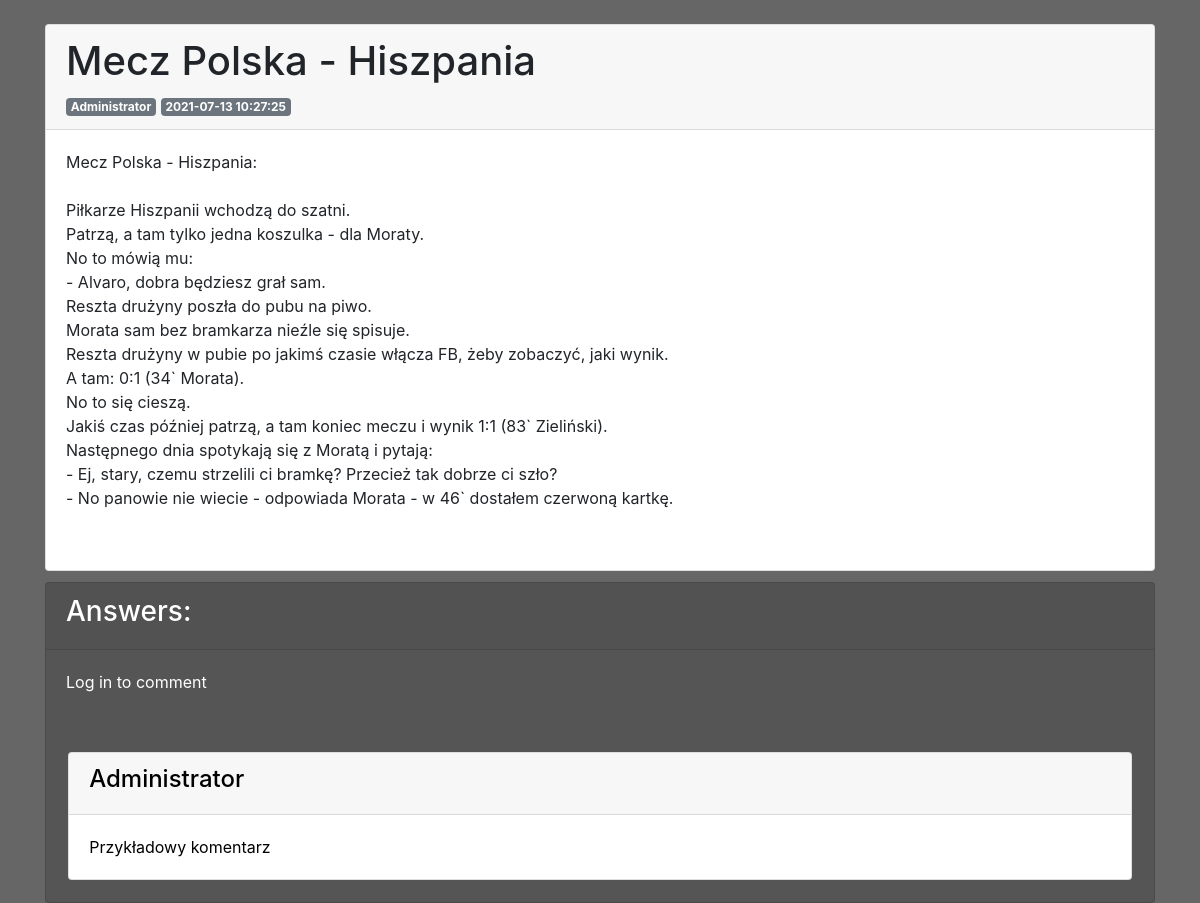
Screenshot of /post/2 with the database file from the repository.
### app.py (models this page shows, shortened)
class Post(Base):
     __tablename__="posty"
     id=Column(Integer, primary_key=True)
     tytul = Column(String)
     tresc = Column(String)
     autorid=Column(Integer, ForeignKey(Urzyszkodnik.id))
     dzialid=Column(Integer, ForeignKey(Dzial.id))
     create_date=Column(DateTime(timezone=False), server_default=func.now())

class Urzyszkodnik(Base):
     __tablename__='urzyszkodniki'
     id = Column(Integer, primary_key=True)
     name = Column(String, unique=True)
     password = Column(String, nullable=False)
     rola = Column(Integer, nullable=False, default=0)

class Comment(Base):
     __tablename__="comments"
     id = Column(Integer, primary_key=True)
     postid = Column(Integer)
     autorid= Column(Integer, ForeignKey(Urzyszkodnik.id))
     comment = Column(String)

### app.py (the view)
@app.route("/post/<postid>", methods=["POST", "GET"])
def post(postid):
     if request.method == "GET":
          autors.clear()
          postt=session.query(Post).filter(Post.id == postid).first()
          try:
               autor=session.query(Urzyszkodnik).filter(Urzyszkodnik.id==postt.autorid).first().name
          except:
               autor="Autor nie dostępny/usunięty"
          try:
               flasksession["user_id"]
               zalogowany=True
          except:
               zalogowany=False
          komentarze=session.query(Comment).filter(Comment.postid == postid).all()
          postmanagment = sprawdzenierangi("postmanagment")
          for i in komentarze:
               autors.append(session.query(Urzyszkodnik).filter(Urzyszkodnik.id == i.autorid).first().name)
          return(render_template("artykul.html",
               autors=autors,
               ilosckomentarzy=len(komentarze),
               postmanagment=postmanagment,
               post=postt,
               zalogowany=zalogowany,
               dzial="",
               autor=autor,
               komentarze=komentarze
          ))
     elif request.method == "POST":
          autorid = flasksession["user_id"]
          komentarz = request.form["komentarz"]
          session.add(Comment(postid, autorid, komentarz))
          session.commit()
          return redirect(request.url)

### app.py (called while the page is built)
def sprawdzenierangi(uprawnienie):
     permited=False
     try:
          rola=session.query(Urzyszkodnik).filter(Urzyszkodnik.id == flasksession["user_id"]).first().rola
          permited=getattr(session.query(Ranga).filter(Ranga.id == rola).first(), str(uprawnienie))
     except:
          None
     if not permited == True:
          permited == False
     return(permited)

### templates/artykul.html (shortened to what this page needs)
<!doctype html>
<html>
  <head>
        <link rel="stylesheet" href="https://cdn.jsdelivr.net/npm/bootstrap@4.6.0/dist/css/bootstrap.min.css">
    <link href="{{ url_for('static', filename='style.css') }}" rel="stylesheet">
  </head>
  </head>
  <body>
    <div class="container">
      <div class="row">
        <div class="col-12">
      <div class="card">
        <div class="card-header">
          <h1>{{post.tytul}}</h1>
          <div class="badge badge-secondary">{{autor}}</div>
          <div class="badge badge-secondary">{{post.create_date}}</div>
        </div>
        <div class="card-body">
          <p style="white-space: pre-line">{{post.tresc}}</p>
          <br>
            </div>
          </div>
          </div>
          <div class="col-12">
          <div class="card" style="color:white ; margin-top: 1%; background-color: #555;">
            <div class="card-header" style="color:white ;"><h3>Answers:</h3></div>
            <div class="card-body">
              {% if zalogowany %}
                <p>
              <button class="btn btn-primary" type="button" data-toggle="collapse" data-target="#collapseExample" aria-expanded="false" aria-controls="collapseExample">
                dodaj komentarz
              </button>
            </p>
            <div class="collapse" id="collapseExample" style="margin: 1%">
              <div class="card card-body">
            <form method="POST">
              <textarea name="komentarz" class="w-100"></textarea>
              <button action="submit" class="btn-primary btn">
                dodaj
              </button>
            </form>
              </div>
              {% else %}
              <p>Log in to comment</p>
              {% endif %}
            </div>
              {% for i in range(ilosckomentarzy) %}
              <div class="card" style="margin: 2%; color:black ;">
                <div class="card-header">
                  <h4>{{autors[i]}}</h4>
                </div>
                <div class="card-body">
                  {{komentarze[i].comment}}
                </div>
              </div>
            {% endfor %}
            </div>
          </div>
        </div>
      </div>
  </body>
</html>

### static/style.css (style rules this page uses)
.container { margin-top: 2%; }
.row { margin-top: 1%; }
body { background-color: #666; }

### rows the page displays
Post: tytul "Mecz Polska - Hiszpania", create_date "2021-07-13 10:27:25", tresc "Mecz Polska - Hiszpania: Piłkarze Hiszpanii wchodzą do szatni. Patrzą, a tam tylko jedna koszulka - dla Moraty. No to mówią mu: - Alvaro, dobra będziesz grał sam. Reszta drużyny poszła do pubu na piwo. Morata sam bez bramkarza nieźle się spisuje. Reszta drużyny w pubie po jakimś czasie włącza FB, żeby zobaczyć, jaki wynik. A tam: 0:1 (34` Morata). No to się cieszą. Jakiś czas później patrzą, a tam koniec meczu i wynik 1:1 (83` Zieliński). Następnego dnia spotykają się z Moratą i pytają: - Ej, stary, czemu strzelili ci bramkę? Przecież tak dobrze ci szło? - No panowie nie wiecie - odpowiada Morata - w 46` dostałem czerwoną kartkę."
Urzyszkodnik: name "Administrator", name "Administrator"
Comment: comment "Przykładowy komentarz"
